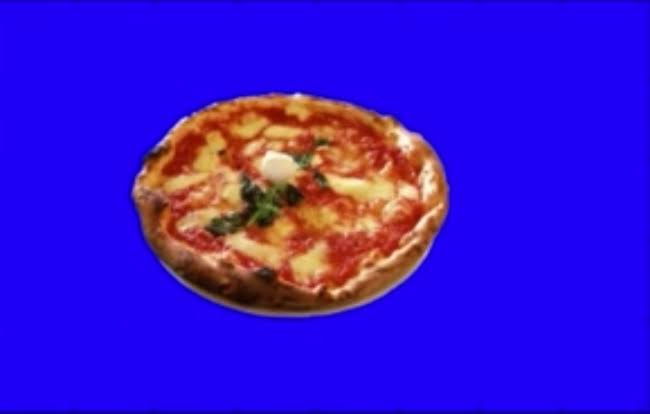
#> input picture pizza.jpeg, 650 x 414 px
$ python edit_blue_background.py
#> lines starting #> are read from the running program, lines starting #| are printed output that depends on the picture; after the words box and inside, x2 and y2 are one past the last pixel; in counts of white or black regions, pixels touching at a corner belong together
import numpy as np
import cv2 #computer_vision library
import matplotlib.pyplot as plt

#read image with blue screen
img = cv2.imread("pizza.jpeg")
#> img is the input picture: shape (414, 650, 3); mean B, G, R 206.4, 20.4, 59.1
#always make copy to edit
img_copy = np.copy(img)
#By default, openCV takes img as BGR color code insted of RGB
#So we convert back to use properly
img_copy = cv2.cvtColor(img, cv2.COLOR_BGR2RGB)
#note the img details as it will be required to resize the new background
#Background needs to be of same size
#print(img_copy.shape)

"""
Now,
1st we define a certain range of blue which we want to detect
"""
lower_blue = np.array([0, 0, 225])    #lower range value
upper_blue = np.array([40, 40, 255])  #upper range value

#now we create a mask which is an image only, it has white on portion which falls in the given range
#and the part get black
#it means background part will get white and pizza will get black
mask = cv2.inRange(img_copy, lower_blue, upper_blue)
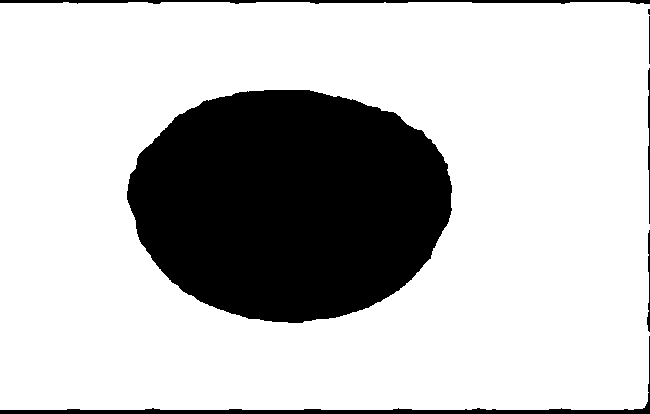
#> mask: shape (414, 650); 76.2% white; 7 black regions (1 under 20 px), largest, box (x1, y1, x2, y2) and area: (127, 90, 452, 323) 59046, (0, 336, 650, 414) 2860, (0, 0, 650, 4) 1705, (648, 68, 650, 224) 232, (647, 230, 650, 332) 173, (649, 16, 650, 64) 48
#plt.imshow(mask)

#now we remove the blue background by using mask !=0 i.e.. white
masked_img = np.copy(img_copy)   #1st make copy
masked_img[mask != 0] = [0,0,0]  #make backgroung black
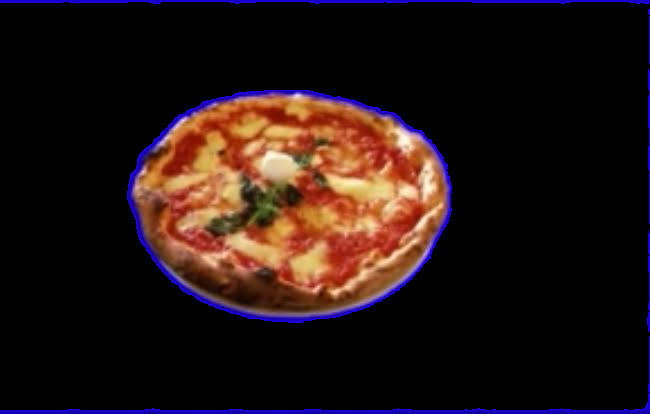
#> masked_img: shape (414, 650, 3); mean R, G, B 35.5, 20.3, 19.4
#plt.imshow(masked_img)
#we get pizza with black backgroung

#read desired backgroung img and cnvrt the color and resize it using the image details
background_img = cv2.imread("bck_ground.jpg")
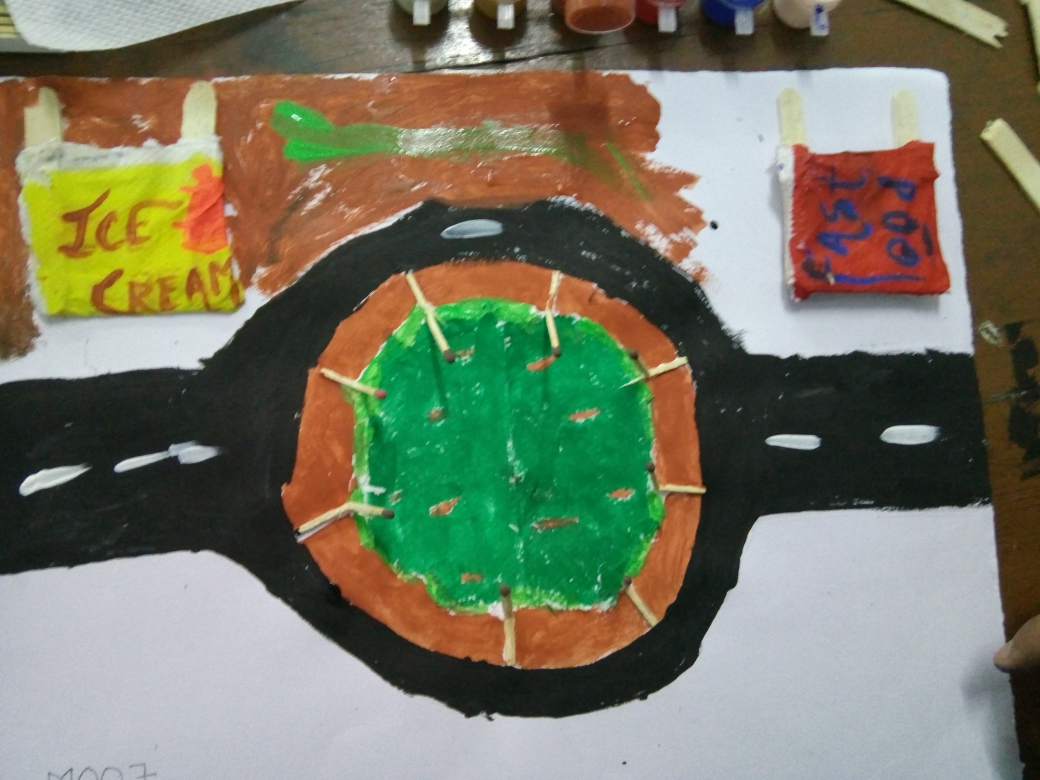
#> input picture bck_ground.jpg, 4160 x 3120 px (shown at 1/4 size)
#> background_img is the input picture: shape (3120, 4160, 3); mean B, G, R 100.8, 121.6, 120.2
background_img = cv2.cvtColor(background_img, cv2.COLOR_BGR2RGB)
crop_background = background_img[0:414, 0:650]
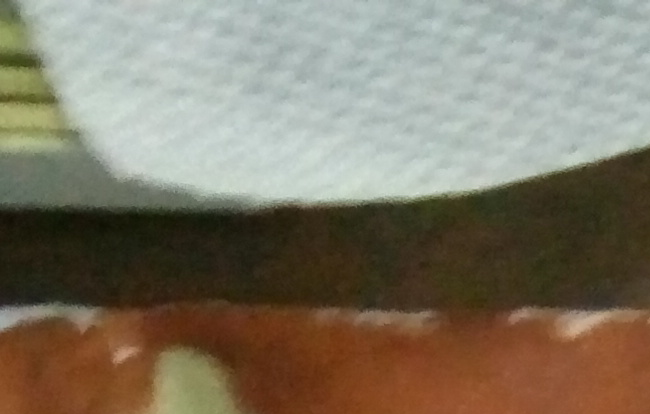
#> crop_background: shape (414, 650, 3); mean R, G, B 128.4, 119.5, 101.9

#here we remove the pizza part and leave the rest
crop_background[mask ==0] = [0,0,0]
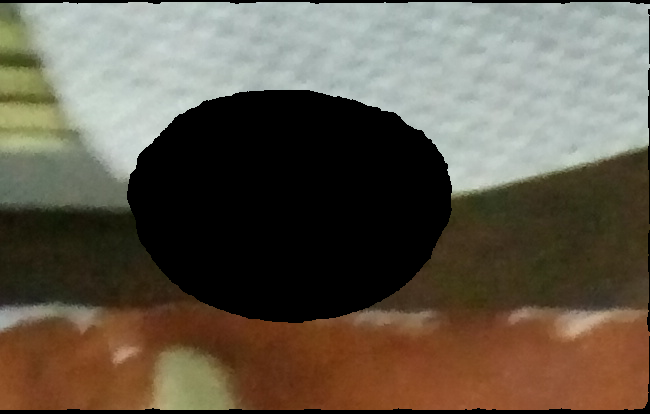
#> crop_background: shape (414, 650, 3); mean R, G, B 99.4, 90.6, 76.4

#we did this so that now we can add simply to get complete img
complete_img = masked_img + crop_background
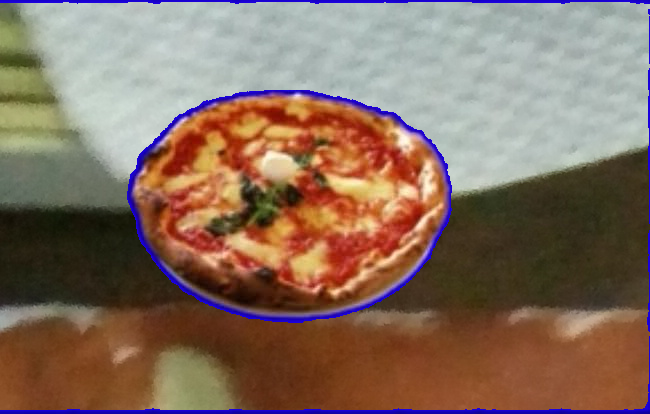
#> complete_img: shape (414, 650, 3); mean R, G, B 134.9, 111, 95.7
plt.imshow(complete_img)

#done
